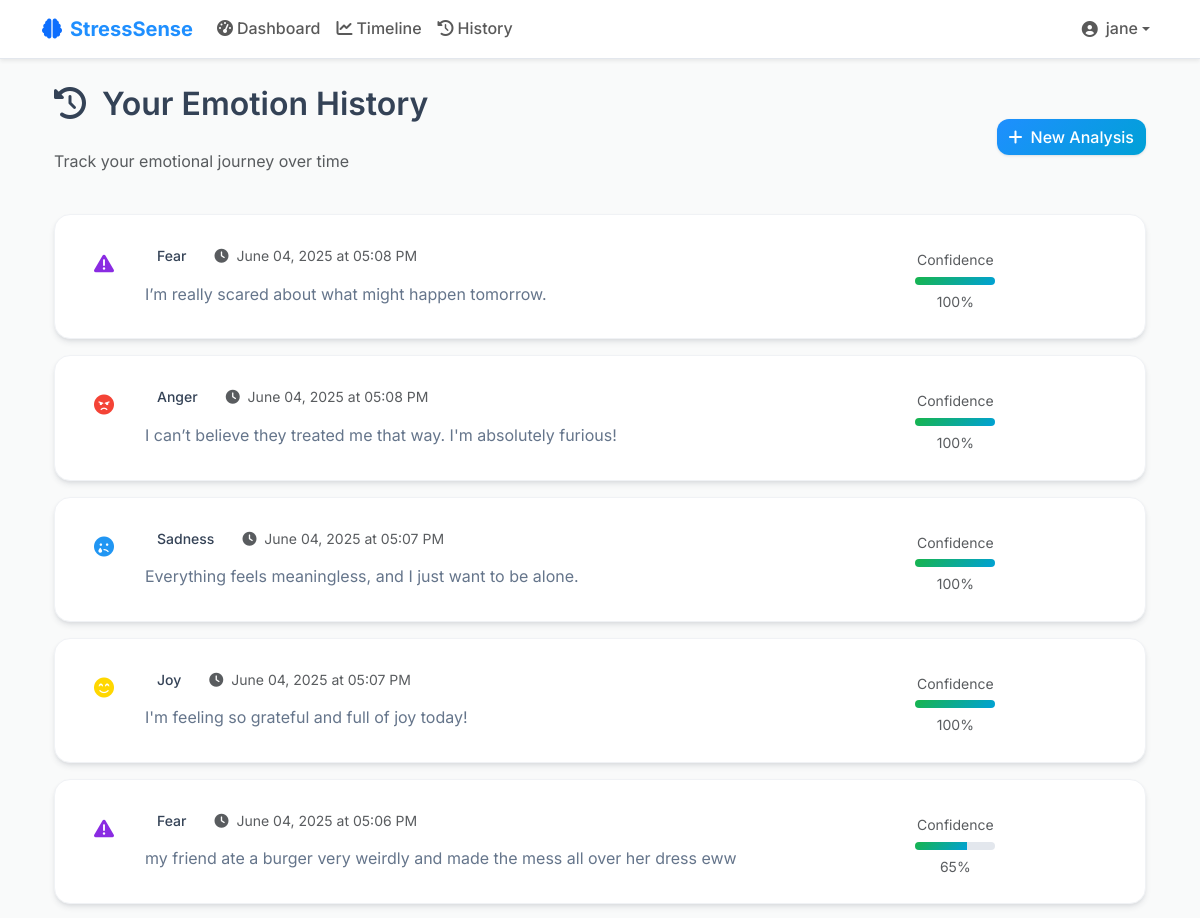
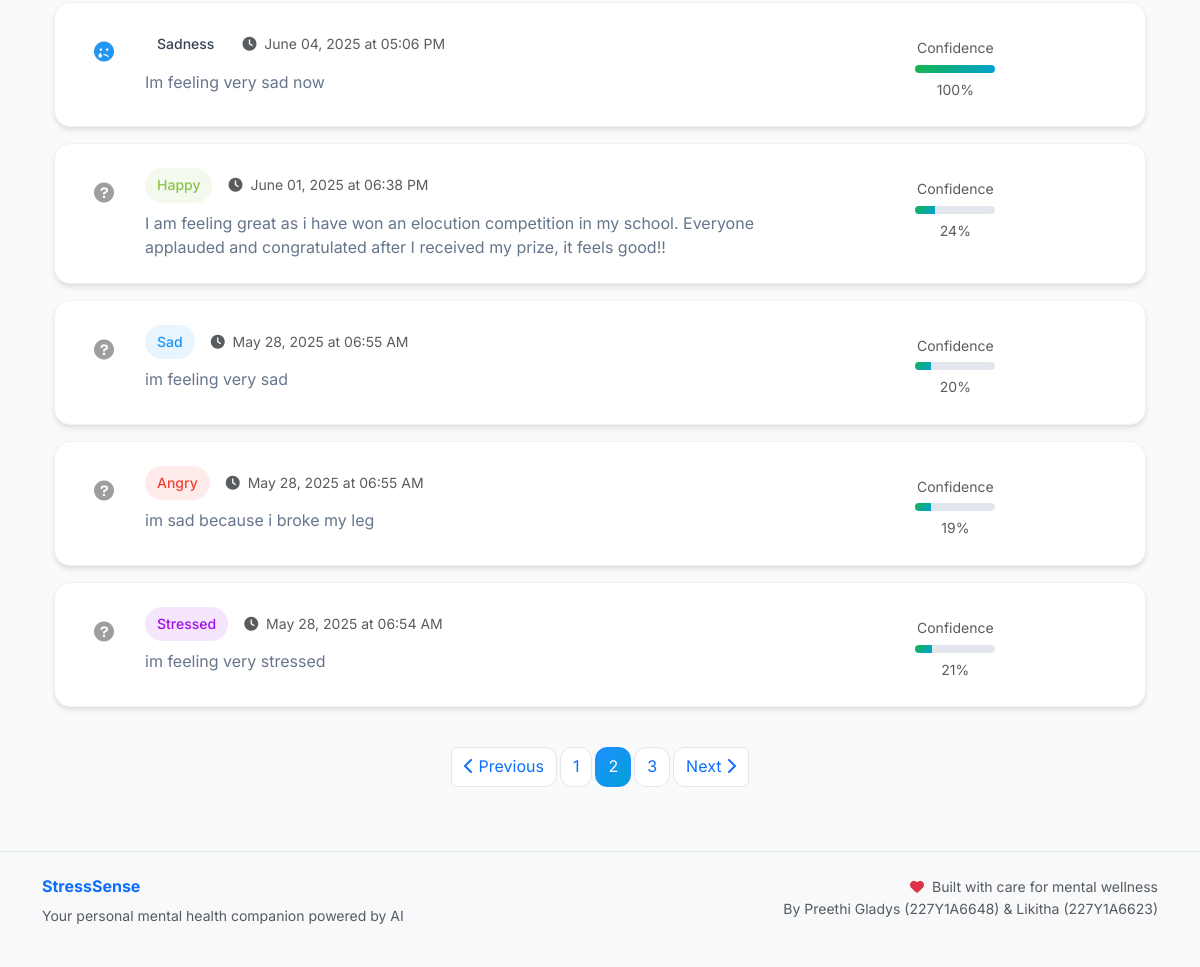
The app's page /history?page=2 (signed in) with its own data (2 pictures, top to bottom).
### models.py (models this page shows, shortened)
class User(UserMixin, db.Model):
    id = db.Column(db.Integer, primary_key=True)
    username = db.Column(db.String(64), unique=True, nullable=False, index=True)
    email = db.Column(db.String(120), unique=True, nullable=False, index=True)
    password_hash = db.Column(db.String(256), nullable=False)
    created_at = db.Column(db.DateTime, default=datetime.utcnow)
    emotion_logs = db.relationship('EmotionLog', backref='user', lazy='dynamic', cascade='all, delete-orphan')

class EmotionLog(db.Model):
    id = db.Column(db.Integer, primary_key=True)
    user_id = db.Column(db.Integer, db.ForeignKey('user.id'), nullable=False)
    text_input = db.Column(db.Text, nullable=False)
    predicted_emotion = db.Column(db.String(50), nullable=False)
    confidence_score = db.Column(db.Float)
    timestamp = db.Column(db.DateTime, default=datetime.utcnow)

### routes.py (the view)
@app.route('/history')
@login_required
def history():
    page = request.args.get('page', 1, type=int)
    logs = EmotionLog.query.filter_by(user_id=current_user.id)\
                          .order_by(EmotionLog.timestamp.desc())\
                          .paginate(page=page, per_page=10, error_out=False)
    return render_template('history.html', logs=logs)

### app.py (called while the page is built)
@login_manager.user_loader
def load_user(user_id):
    from models import User
    return User.query.get(int(user_id))

### templates/history.html (shortened to what this page needs)
{% extends "base.html" %}
{% block content %}
<div class="container">
    <div class="row mb-4">
        <div class="col-12">
            <div class="d-flex justify-content-between align-items-center">
                <div>
                    <h2 class="section-title">
                        <i class="fas fa-history me-2"></i>
                        Your Emotion History
                    </h2>
                    <p class="text-muted">Track your emotional journey over time</p>
                </div>
                <a href="{{ url_for('dashboard') }}" class="btn btn-primary">
                    <i class="fas fa-plus me-2"></i>New Analysis
                </a>
            </div>
        </div>
    </div>
    {% if logs.items %}
    <div class="row">
        <div class="col-12">
            {% for log in logs.items %}
            <div class="history-card mb-3">
                <div class="row">
                    <div class="col-md-8">
                        <div class="d-flex align-items-start">
                            <div class="emotion-indicator me-3">
                                {% if log.predicted_emotion == 'joy' %}
    <i class="fas fa-smile-beam" style="color: #FFD700;"></i>
{% elif log.predicted_emotion == 'sadness' %}
    <i class="fas fa-sad-tear" style="color: #2196F3;"></i>
{% elif log.predicted_emotion == 'anger' %}
    <i class="fas fa-angry" style="color: #F44336;"></i>
{% elif log.predicted_emotion == 'fear' %}
    <i class="fas fa-exclamation-triangle" style="color: #8A2BE2;"></i>
{% elif log.predicted_emotion == 'love' %}
    <i class="fas fa-heart" style="color: #FF69B4;"></i>
{% elif log.predicted_emotion == 'surprise' %}
    <i class="fas fa-surprise" style="color: #00FA9A;"></i>
{% elif log.predicted_emotion == 'neutral' %}
    <i class="fas fa-meh" style="color: #607D8B;"></i>
{% elif log.predicted_emotion == 'disgust' %}
    <i class="fas fa-flushed" style="color: #4CAF50;"></i>
{% else %}
    <i class="fas fa-question-circle" style="color: #9E9E9E;"></i>
{% endif %}
                            </div>
                            <div class="flex-grow-1">
                                <div class="d-flex align-items-center mb-2">
                                    <span class="emotion-badge emotion-{{ log.predicted_emotion }}">
                                        {{ log.predicted_emotion.title() }}
                                    </span>
                                    <small class="text-muted ms-3">
                                        <i class="fas fa-clock me-1"></i>
                                        {{ log.timestamp.strftime('%B %d, %Y at %I:%M %p') }}
                                    </small>
                                </div>
                                <p class="history-text mb-0">{{ log.text_input }}</p>
                            </div>
                        </div>
                    </div>
                    <div class="col-md-4 text-md-end">
                        {% if log.confidence_score %}
                        <div class="confidence-display">
                            <small class="text-muted">Confidence</small>
                            <div class="confidence-bar">
                                <div class="confidence-fill" style="width: {{ (log.confidence_score * 100)|round }}%"></div>
                            </div>
                            <small class="text-muted">{{ "%.0f"|format(log.confidence_score * 100) }}%</small>
                        </div>
                        {% endif %}
                    </div>
                </div>
            </div>
            {% endfor %}
        </div>
    </div>
    {% if logs.pages > 1 %}
    <div class="row mt-4">
        <div class="col-12">
            <nav aria-label="History pagination">
                <ul class="pagination justify-content-center">
                    {% if logs.has_prev %}
                    <li class="page-item">
                        <a class="page-link" href="{{ url_for('history', page=logs.prev_num) }}">
                            <i class="fas fa-chevron-left"></i> Previous
                        </a>
                    </li>
                    {% endif %}
                    {% for page_num in logs.iter_pages() %}
                        {% if page_num %}
                            {% if page_num != logs.page %}
                            <li class="page-item">
                                <a class="page-link" href="{{ url_for('history', page=page_num) }}">{{ page_num }}</a>
                            </li>
                            {% else %}
                            <li class="page-item active">
                                <span class="page-link">{{ page_num }}</span>
                            </li>
                            {% endif %}
                        {% else %}
                        <li class="page-item disabled">
                            <span class="page-link">...</span>
                        </li>
                        {% endif %}
                    {% endfor %}
                    {% if logs.has_next %}
                    <li class="page-item">
                        <a class="page-link" href="{{ url_for('history', page=logs.next_num) }}">
                            Next <i class="fas fa-chevron-right"></i>
                        </a>
                    </li>
                    {% endif %}
                </ul>
            </nav>
        </div>
    </div>
    {% endif %}
    {% endif %}
</div>
{% endblock %}

### templates/base.html (shortened to what this page needs)
<!DOCTYPE html>
<html lang="en">
<head>
    <link href="https://cdn.jsdelivr.net/npm/bootstrap@5.3.0/dist/css/bootstrap.min.css" rel="stylesheet">
    <link rel="stylesheet" href="https://cdnjs.cloudflare.com/ajax/libs/font-awesome/6.0.0/css/all.min.css">
    <link rel="stylesheet" href="{{ url_for('static', filename='css/style.css') }}">
</head>
<body>
    <nav class="navbar navbar-expand-lg navbar-light bg-white shadow-sm">
        <div class="container">
            <a class="navbar-brand d-flex align-items-center" href="{{ url_for('dashboard') if current_user.is_authenticated else url_for('login') }}">
                <i class="fas fa-brain text-primary me-2"></i>
                <span class="fw-bold">StressSense</span>
            </a>
            {% if current_user.is_authenticated %}
            <div class="collapse navbar-collapse" id="navbarNav">
                <ul class="navbar-nav me-auto">
                    <li class="nav-item">
                        <a class="nav-link" href="{{ url_for('dashboard') }}">
                            <i class="fas fa-tachometer-alt me-1"></i>Dashboard
                        </a>
                    </li>
                    <li class="nav-item">
                        <a class="nav-link" href="{{ url_for('timeline') }}">
                            <i class="fas fa-chart-line me-1"></i>Timeline
                        </a>
                    </li>
                    <li class="nav-item">
                        <a class="nav-link" href="{{ url_for('history') }}">
                            <i class="fas fa-history me-1"></i>History
                        </a>
                    </li>
                </ul>
                <ul class="navbar-nav">
                    <li class="nav-item dropdown">
                        <a class="nav-link dropdown-toggle d-flex align-items-center" href="#" id="navbarDropdown" role="button" data-bs-toggle="dropdown">
                            <i class="fas fa-user-circle me-2"></i>
                            {{ current_user.username }}
                        </a>
                    </li>
                </ul>
            </div>
            {% endif %}
        </div>
    </nav>
    <main class="{% block main_class %}container my-4{% endblock %}">
        {% block content %}{% endblock %}
    </main>
    <footer class="bg-light py-4 mt-5">
        <div class="container">
            <div class="row">
                <div class="col-md-6">
                    <h6 class="fw-bold text-primary">StressSense</h6>
                    <p class="text-muted small">Your personal mental health companion powered by AI</p>
                </div>
                <div class="col-md-6 text-md-end">
                    <p class="text-muted small mb-0">
                        <i class="fas fa-heart text-danger me-1"></i>
                        Built with care for mental wellness<br>
                        By Preethi Gladys (227Y1A6648) & Likitha (227Y1A6623)
                    </p>
                </div>
            </div>
        </div>
    </footer>
</body>
</html>

### static/css/style.css (style rules this page uses)
:root { --primary: 210 100% 56%; --secondary: 250 8% 48%; --success: 140 77% 40%; --danger: 4 90% 58%; --warning: 45 100% 51%; --info: 195 100% 42%; --light: 210 17% 98%; --dark: 215 28% 17%; --background: 210 11% 98%; --surface: 0 0% 100%; --text-primary: 215 25% 27%; --text-secondary: 215 16% 47%; --border: 215 20% 91%; --border-light: 210 20% 95%; --emotion-happy: 88 50% 53%; --emotion-sad: 207 90% 54%; --emotion-angry: 4 90% 58%; --emotion-anxious: 45 100% 51%; --emotion-stressed: 280 89% 48%; --emotion-neutral: 200 18% 46%; --font-primary: 'Inter', -apple-system, BlinkMacSystemFont, 'Segoe UI', Roboto, sans-serif; --font-weight-normal: 400; --font-weight-medium: 500; --font-weight-semibold: 600; --font-weight-bold: 700; --border-radius: 12px; --border-radius-lg: 16px; --border-radius-xl: 20px; --shadow-sm: 0 1px 3px 0 hsl(215 28% 17% / 0.1), 0 1px 2px -1px hsl(215 28% 17% / 0.1); --shadow: 0 4px 6px -1px hsl(215 28% 17% / 0.1), 0 2px 4px -2px hsl(215 28% 17% / 0.1); --shadow-lg: 0 10px 15px -3px hsl(215 28% 17% / 0.1), 0 4px 6px -4px hsl(215 28% 17% / 0.1); --shadow-xl: 0 20px 25px -5px hsl(215 28% 17% / 0.1), 0 8px 10px -6px hsl(215 28% 17% / 0.1); }
* { box-sizing: border-box; }
body { font-family: var(--font-primary); background-color: hsl(var(--background)); color: hsl(var(--text-primary)); line-height: 1.6; overflow-x: hidden; }
h1, h2, h3, h4, h5, h6 { font-weight: var(--font-weight-semibold); line-height: 1.3; margin-bottom: 0.5rem; }
.section-title { font-weight: var(--font-weight-semibold); color: hsl(var(--text-primary)); margin-bottom: 1.5rem; }
.navbar { backdrop-filter: blur(10px); background-color: hsl(var(--surface) / 0.95) !important; border-bottom: 1px solid hsl(var(--border)); }
.navbar-brand { font-weight: var(--font-weight-bold); font-size: 1.25rem; color: hsl(var(--primary)) !important; }
.navbar-nav .nav-link { font-weight: var(--font-weight-medium); transition: color 0.2s ease; }
.btn { border-radius: var(--border-radius); font-weight: var(--font-weight-medium); transition: all 0.2s ease; border: none; }
.btn-primary { background: linear-gradient(135deg, hsl(var(--primary)), hsl(var(--info))); color: white; box-shadow: var(--shadow-sm); }
.emotion-badge { display: inline-block; padding: 0.375rem 0.75rem; border-radius: 20px; font-size: 0.875rem; font-weight: var(--font-weight-medium); text-transform: capitalize; }
.emotion-happy { background: hsl(var(--emotion-happy) / 0.1); color: hsl(var(--emotion-happy)); }
.emotion-sad { background: hsl(var(--emotion-sad) / 0.1); color: hsl(var(--emotion-sad)); }
.emotion-angry { background: hsl(var(--emotion-angry) / 0.1); color: hsl(var(--emotion-angry)); }
.emotion-stressed { background: hsl(var(--emotion-stressed) / 0.1); color: hsl(var(--emotion-stressed)); }
.confidence-display { margin-top: 0.5rem; }
footer { background: hsl(var(--light)) !important; border-top: 1px solid hsl(var(--border)); margin-top: auto; }
* { transition: color 0.2s ease, background-color 0.2s ease, border-color 0.2s ease, transform 0.2s ease; }

### templates/history.html (style rules this page uses)
.history-card { background: hsl(var(--surface)); border-radius: var(--border-radius-lg); padding: 1.5rem; box-shadow: var(--shadow); border: 1px solid hsl(var(--border-light)); transition: transform 0.2s ease, box-shadow 0.2s ease; }
.emotion-indicator { width: 50px; height: 50px; border-radius: 50%; display: flex; align-items: center; justify-content: center; font-size: 1.25rem; flex-shrink: 0; }
.history-text { color: hsl(var(--text-secondary)); line-height: 1.5; }
.confidence-display { text-align: center; }
.confidence-bar { width: 80px; height: 8px; background: hsl(var(--border)); border-radius: 4px; margin: 0.25rem auto; overflow: hidden; }
.confidence-fill { height: 100%; background: linear-gradient(135deg, hsl(var(--success)), hsl(var(--info))); transition: width 0.3s ease; }
.page-link { border-radius: var(--border-radius); margin: 0 0.25rem; border: 1px solid hsl(var(--border)); }
.page-item.active .page-link { background: linear-gradient(135deg, hsl(var(--primary)), hsl(var(--info))); border-color: hsl(var(--primary)); }

### records on screen
User: username "jane"
EmotionLog: predicted_emotion "Fear", timestamp "June 04, 2025 at 05:08 PM", text_input "I’m really scared about what might happen tomorrow.", log.confidence_score*100 "100"
EmotionLog: predicted_emotion "Anger", timestamp "June 04, 2025 at 05:08 PM", text_input "I can’t believe they treated me that way. I'm absolutely furious!", log.confidence_score*100 "100"
EmotionLog: predicted_emotion "Sadness", timestamp "June 04, 2025 at 05:07 PM", text_input "Everything feels meaningless, and I just want to be alone.", log.confidence_score*100 "100"
EmotionLog: predicted_emotion "Joy", timestamp "June 04, 2025 at 05:07 PM", text_input "I'm feeling so grateful and full of joy today!", log.confidence_score*100 "100"
EmotionLog: predicted_emotion "Fear", timestamp "June 04, 2025 at 05:06 PM", text_input "my friend ate a burger very weirdly and made the mess all over her dress eww", log.confidence_score*100 "65"
EmotionLog: predicted_emotion "Sadness", timestamp "June 04, 2025 at 05:06 PM", text_input "Im feeling very sad now", log.confidence_score*100 "100"
EmotionLog: predicted_emotion "Happy", timestamp "June 01, 2025 at 06:38 PM", text_input "I am feeling great as i have won an elocution competition in my school. Everyone applauded and congratulated after I received my prize, it feels good!!", log.confidence_score*100 "24"
EmotionLog: predicted_emotion "Sad", timestamp "May 28, 2025 at 06:55 AM", text_input "im feeling very sad", log.confidence_score*100 "20"
EmotionLog: predicted_emotion "Angry", timestamp "May 28, 2025 at 06:55 AM", text_input "im sad because i broke my leg", log.confidence_score*100 "19"
EmotionLog: predicted_emotion "Stressed", timestamp "May 28, 2025 at 06:54 AM", text_input "im feeling very stressed", log.confidence_score*100 "21"

### other values on screen
{{ page_num }} "1" "3"
{{ page_num }} "2"
